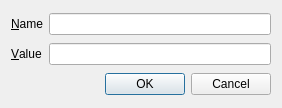
<?xml version="1.0" encoding="UTF-8"?>
<ui version="4.0">
 <class>DialogHost</class>
 <widget class="QDialog" name="DialogHost">
  <property name="geometry">
   <rect>
    <x>0</x>
    <y>0</y>
    <width>282</width>
    <height>108</height>
   </rect>
  </property>
  <property name="windowTitle">
   <string>Host</string>
  </property>
  <layout class="QGridLayout" name="gridLayout">
   <item row="0" column="0">
    <widget class="QLabel" name="lName">
     <property name="text">
      <string>&amp;Name</string>
     </property>
     <property name="buddy">
      <cstring>leName</cstring>
     </property>
    </widget>
   </item>
   <item row="0" column="1">
    <widget class="QLineEdit" name="leName"/>
   </item>
   <item row="1" column="0">
    <widget class="QLabel" name="lValue">
     <property name="text">
      <string>&amp;Value</string>
     </property>
     <property name="buddy">
      <cstring>leValue</cstring>
     </property>
    </widget>
   </item>
   <item row="1" column="1">
    <widget class="QLineEdit" name="leValue"/>
   </item>
   <item row="2" column="0" colspan="2">
    <widget class="QDialogButtonBox" name="buttonBox">
     <property name="standardButtons">
      <set>QDialogButtonBox::Cancel|QDialogButtonBox::Ok</set>
     </property>
    </widget>
   </item>
  </layout>
 </widget>
 <tabstops>
  <tabstop>leName</tabstop>
  <tabstop>leValue</tabstop>
  <tabstop>buttonBox</tabstop>
 </tabstops>
 <resources/>
 <connections>
  <connection>
   <sender>buttonBox</sender>
   <signal>accepted()</signal>
   <receiver>DialogHost</receiver>
   <slot>accept()</slot>
   <hints>
    <hint type="sourcelabel">
     <x>88</x>
     <y>83</y>
    </hint>
    <hint type="destinationlabel">
     <x>88</x>
     <y>53</y>
    </hint>
   </hints>
  </connection>
  <connection>
   <sender>buttonBox</sender>
   <signal>rejected()</signal>
   <receiver>DialogHost</receiver>
   <slot>reject()</slot>
   <hints>
    <hint type="sourcelabel">
     <x>88</x>
     <y>83</y>
    </hint>
    <hint type="destinationlabel">
     <x>88</x>
     <y>53</y>
    </hint>
   </hints>
  </connection>
 </connections>
</ui>
